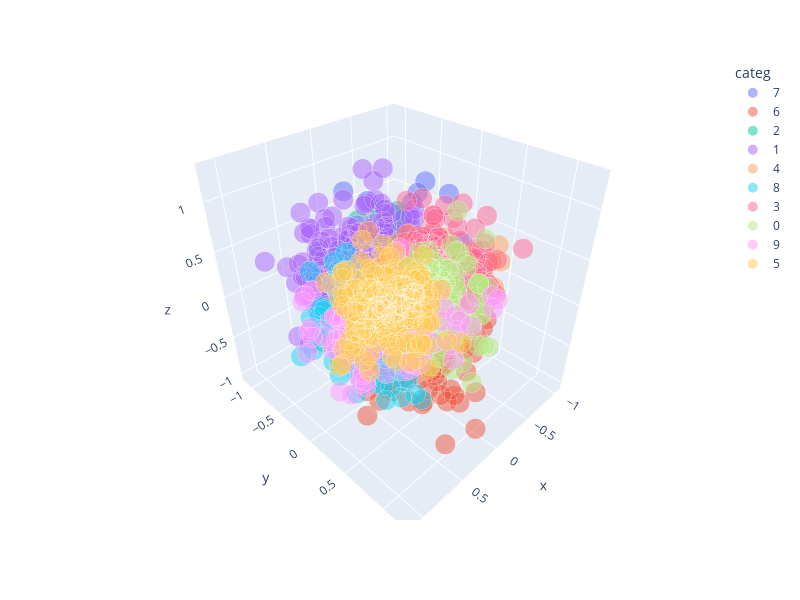

Notebook source saved alongside this figure:
### Code cell
plot_3d(df=dolly_cqa_df, categories='w_kmeans', embeddings='w_embeddings', reduction='PCA' )
